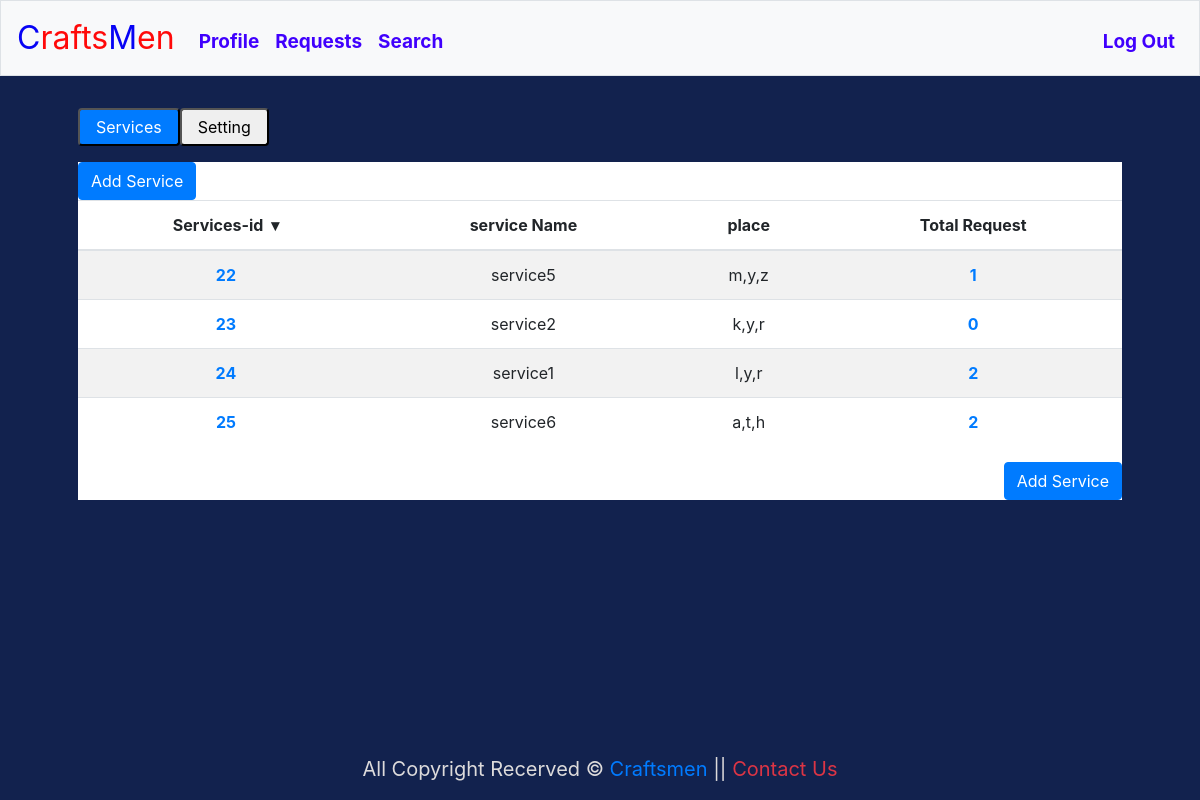
The page /profile (signed in) on the database its author committed.
### tables this page shows
CREATE TABLE "pending" (
	"id"	INTEGER NOT NULL,
	"service"	TEXT,
	"serv_id"	INTEGER,
	"req_id"	INTEGER,
	"cl_id"	TEXT,
	"cr_id"	INTEGER,
	"type"	TEXT,
	"status"	INTEGER DEFAULT 0,
	FOREIGN KEY("cr_id") REFERENCES "crafts"("craft_id"),
	FOREIGN KEY("serv_id") REFERENCES "offers"("offer_id"),
	FOREIGN KEY("cl_id") REFERENCES "clients"("client_id"),
	FOREIGN KEY("req_id") REFERENCES "requests"("request_id"),
	PRIMARY KEY("id")
);

CREATE TABLE "offers" (
	"offer_id"	INTEGER,
	"cr_id"	INTEGER NOT NULL,
	"service"	TEXT,
	"time_from"	INTEGER,
	"time_to"	INTEGER,
	"available"	INTEGER DEFAULT 0,
	"country"	TEXT,
	"state"	TEXT,
	"city"	TEXT,
	"disable"	INTEGER,
	"price"	NUMERIC DEFAULT 10,
	"notes"	TEXT,
	"contact"	TEXT,
	FOREIGN KEY("cr_id") REFERENCES "crafts"("craft_id"),
	PRIMARY KEY("offer_id" AUTOINCREMENT)
);

### app.py (the view, shortened to what this page needs)
@app.route("/profile", methods=["GET", "POST"])
@login_required
def profile():
    user_id = session["user_id"]
    if request.method == "GET":
        if user_id[1] == "R":
            cr_id = db.execute("SELECT * FROM crafts WHERE cid = ? ", user_id)[0][
                "craft_id"
            ]
            user = db.execute("SELECT * FROM crafts WHERE cid = ? ", user_id)
            rows = db.execute(
                "SELECT offers.* ,pending.status,pending.id ,COUNT(pending.serv_id) AS total FROM offers LEFT JOIN pending ON offers.offer_id = pending.serv_id WHERE  offers.cr_id = ? GROUP BY offers.service",
                cr_id,
            )
            list = db.execute(
                "SELECT pending.id,pending.status,pending.service,pending.req_id,pending.cl_id,pending.cr_id,pending.type, clients.client_id ,clients.name ,clients.mail FROM pending JOIN clients ON clients.client_id = pending.cl_id LEFT JOIN offers ON offers.offer_id = pending.serv_id WHERE pending.cr_id=? AND pending.type=?",
                cr_id,
                "offer",
            )
            return render_template("crprofile.html", rows=rows, user=user, list=list)
        else:
            return "Some Thing Wrong!!!"

### app.py (called while the page is built)
@app.after_request
def after_request(response):
    response.headers["Cache-Control"] = "no-cache, no-store, must-revalidate"
    response.headers["Expires"] = 0
    response.headers["Pragma"] = "no-cache"
    return response

### module.py (called while the page is built)
def login_required(f):
    @wraps(f)
    def decorated_function(*args, **kwargs):
        if session.get("user_id") is None:
            return redirect("/login")
        return f(*args, **kwargs)
    return decorated_function

### templates/crprofile.html (shortened to what this page needs)
{% extends 'layout.html' %}
{% block main %}
<div class="reg-tab-btns">
    <ul class="nav nav-pills mb-3" id="pills-tab" role="tablist">
        <li class="nav-item" role="presentation">
            <button class="nav-link active" id="craft-tab" data-bs-toggle="pill" data-bs-target="#pills-craft"
                type="button" role="tab" aria-controls="pills-craft" aria-selected="true">Services</button>
        </li>
        <li class="nav-item" role="presentation">
            <button class="nav-link" id="clint-tab" data-bs-toggle="pill" data-bs-target="#pills-setting" type="button"
                role="tab" aria-controls="pills-setting" aria-selected="false"> Setting</button>
        </li>
    </ul>
</div>
<div class="tab-content" id="pills-tabContent">
    <div class="tab-pane fade show active" id="pills-craft" role="tabpanel" aria-labelledby="craft-tab">
        <div class="profile-container mcontainer">
            <form action="/profile" method="post">
                <button name="craft" class="btn btn-primary" type="submit">Add Service</button>
            </form>
            <table class="table sortable table-striped">
                <thead>
                    <tr>
                        <th> Services-id </th>
                        <th> service Name</th>
                        <th> place </th>
                        <th> Total Request </th>
                    </tr>
                </thead>
                <tbody>
                    {% for x in rows %}
                    <tr>
                        <th>
                            <a class="link" data-bs-toggle="modal" data-bs-target="#servEdit{{ x['offer_id'] }}">{{
                                x["offer_id"] }}</a>
                        </th>
                        <td> {{ x["service"] }} </td>
                        <td> {{ x["country"]}},{{ x["state"]}},{{x["city"] }} </td>
                        <th>
                            <a class="link" data-bs-toggle="modal" data-bs-target="#total{{ x['offer_id'] }}">{{
                                x["total"] }}</a>
                        </th>
                    </tr>
                    {% endfor %}
                </tbody>
            </table>
            <form action="/profile" method="post" class="d-md-flex justify-content-md-end">
                <button name="craft" class="btn btn-primary" type="submit">Add Service</button>
            </form>
        </div>
    </div>
</div>
{% endblock %}

### templates/layout.html (shortened to what this page needs)
<!DOCTYPE html>
<html lang="en">
<head>
    <link rel="stylesheet" href="https://cdn.jsdelivr.net/npm/bootstrap@4.5.3/dist/css/bootstrap.min.css"
>
    <link href="/static/style/normalize.css" rel="stylesheet">
    <link href="/static/style/all.min.css" rel="stylesheet">
    <link href="/static/style/style.css" rel="stylesheet">
</head>
<body>
    <nav class="navbar navbar-expand-md navbar-light bg-light border">
        <a class="navbar-brand" href="/"><span class="blue">C</span><span class="red">rafts</span><span
                class="blue">M</span><span class="red">en</span></a>
        <div class="collapse navbar-collapse" id="navbar">
            {% if session.user_id %}
            <ul class="navbar-nav mr-auto mt-2">
                <li class="nav-item"><a class="nav-link" href="/profile">Profile</a></li>
                {% if "R" in session.user_id %}
                <li class="nav-item"><a class="nav-link" href="/requests">Requests</a></li>
                {% else %}
                <li class="nav-item"><a class="nav-link" href="/services">Services</a></li>
                {%endif%}
                <li class="nav-item"><a class="nav-link" href="/search">Search</a></li>
            </ul>
            <ul class="navbar-nav ml-auto mt-2">
                <li class="nav-item"><a class="nav-link" href="/logout">Log Out</a></li>
            </ul>
            {% endif %}
        </div>
    </nav>
    <div class="container p-5">
        {% block main %}{% endblock %}
    </div>
    <footer class="fixed-bottom small text-center">
        <p>
            All Copyright Recerved &copy; <a href="/">Craftsmen</a> || <a class="text-danger" href="/contact"> Contact
                Us</a>
        </p>
    </footer>
</body>
</html>

### static/style/style.css (style rules this page uses)
* { margin: 0; padding: 0; box-sizing: border-box; }
body { background-color: rgb(18 34 78); color: rgb(247 241 241); }
.navbar { position: fixed; top: 0; width: 100%; }
.navbar-light .navbar-nav .nav-link { font-weight: bolder; color: #4000fd; font-size: 19px; }
.profile-container { background: white; }
nav .navbar-brand { font-size: xx-large; }
nav .navbar-brand .blue { color: #0703f5; }
nav .navbar-brand .red { color: #ff0000f6; }
.p-5 { margin-top: 60px; }
.fixed-bottom { position: fixed; bottom: 0; width: 100%; margin-left: auto; font-size: 20px; color: rgb(221, 219, 219); }
.table { text-align: center; }
.table .link { cursor: pointer; }
table.sortable thead { cursor: pointer; }
@media (min-width: 768px) { .container { width: 750px; } }
@media (min-width: 992px) { .container { width: 970px; } }
@media (min-width: 1200px) { .container { width: 1170px; } }

### rows shown on the page
pending: offer_id "24", service "service1", country "l", state "y", city "r", total "2"
offers: offer_id "23", service "service2", country "k", state "y", city "r", total "0"
pending: offer_id "22", service "service5", country "m", state "y", city "z", total "1"
pending: offer_id "25", service "service6", country "a", state "t", city "h", total "2"
